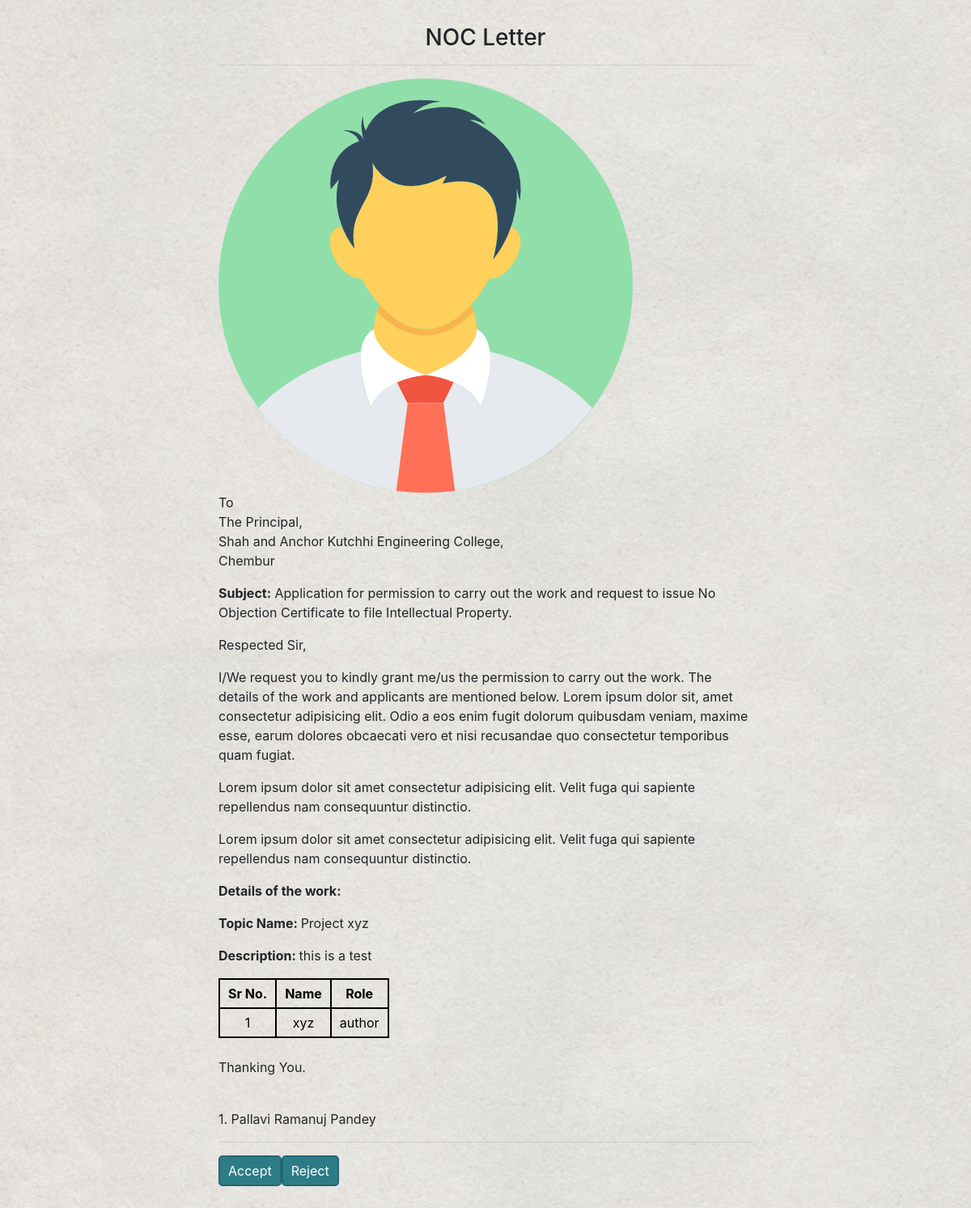
Page /admin/letter.php on the earlier database version.
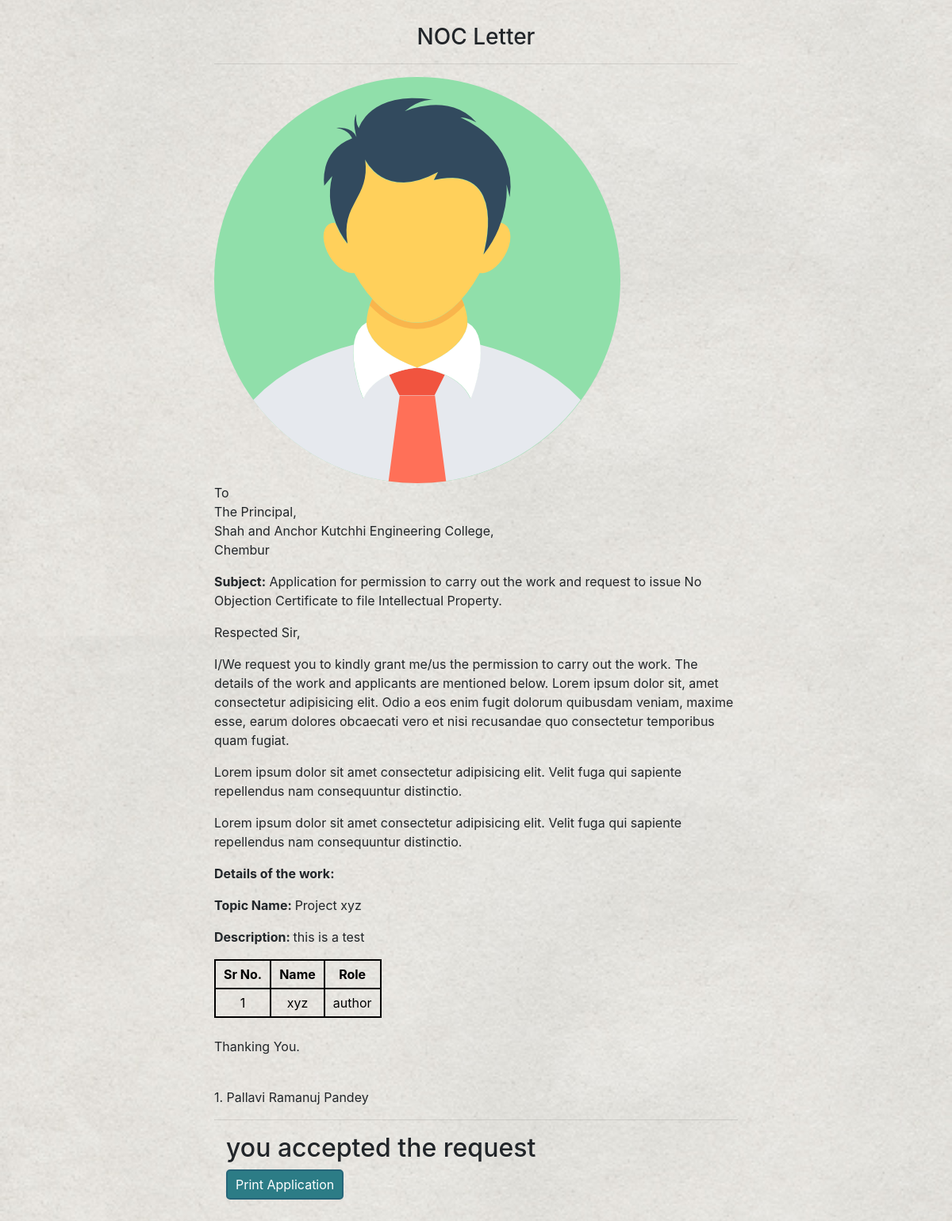
Same page on the later database version.
### tables this page shows
CREATE TABLE `ipr_copyrights` (
  `id` int(11) NOT NULL,
  `title` varchar(100) NOT NULL,
  `description` text NOT NULL,
  `diary_no` varchar(50) NOT NULL,
  `status` varchar(100) NOT NULL,
  `presenter` int(11) NOT NULL
);

CREATE TABLE `ipr_cp_applicant` (
  `id` int(11) NOT NULL,
  `cid` int(11) NOT NULL,
  `name` varchar(100) NOT NULL,
  `email` varchar(50) NOT NULL,
  `role` varchar(100) NOT NULL,
  `designation` varchar(100) NOT NULL
);

### admin/letter.php (the view, shortened to what this page needs)
<?php
require_once '../requirements.php';
$id = 0;
if ($_SERVER["REQUEST_METHOD"] == "POST" && isset($_POST['cpRecordId'])) {
    $id = $_POST['cpRecordId'];
} else {
    $id = 1;
}
?>
<!doctype html>
<html lang="en">
<head>
    <link rel="stylesheet" href="https://cdn.jsdelivr.net/npm/bootstrap@4.6.1/dist/css/bootstrap.min.css">
    <link rel="stylesheet" href="../css/noc.css?v=<?php echo time(); ?>">
</head>
<body>
    <?php
    $sql = "SELECT * FROM `ipr_copyrights` WHERE `id`=$id";
    $query = mysqli_query($conn, $sql);
    $row = mysqli_fetch_assoc($query);
    ?>
    <div class="main">
        <h3 style="text-align: center;">NOC Letter</h3>
        <hr>
        <div id="letter">
            <img src="../images/man.png" alt="">
            <p>To<br>
                The Principal,<br>
                Shah and Anchor Kutchhi Engineering College,<br>
                Chembur</p>
            <p><strong>Subject:</strong> Application for permission to carry out the work and request to issue No Objection
                Certificate
                to file Intellectual Property.</p>
            <p>Respected Sir,</p>
            <p>I/We request you to kindly grant me/us the permission to carry out the work. The details of the work and
                applicants are mentioned below. Lorem ipsum dolor sit, amet consectetur adipisicing elit. Odio a eos enim fugit dolorum quibusdam veniam, maxime esse, earum dolores obcaecati vero et nisi recusandae quo consectetur temporibus quam fugiat.</p>
                <p>Lorem ipsum dolor sit amet consectetur adipisicing elit. Velit fuga qui sapiente repellendus nam consequuntur distinctio.</p>
                <p>Lorem ipsum dolor sit amet consectetur adipisicing elit. Velit fuga qui sapiente repellendus nam consequuntur distinctio.</p>
            <strong>
                <p>Details of the work:</p>
            </strong>
            <strong>
                <p>Topic Name:
            </strong> <?php echo $row['title']; ?></p>
            <strong>
                <p>Description:
            </strong> <?php echo $row['description']; ?></p>
            <table class="table_applicant">
                <tr>
                    <th scope="col">Sr No.</th>
                    <th scope="col">Name</th>
                    <th scope="col">Role</th>
                </tr>
                <?php
                $sql = "SELECT * FROM `ipr_cp_applicant` WHERE `cid`=$id";
                $query = mysqli_query($conn, $sql);
                $i = 1;
                while ($rows = mysqli_fetch_assoc($query)) {
                ?>
                    <tr>
                        <td><?php echo $i++; ?></td>
                        <td><?php echo $rows['name']; ?></td>
                        <td><?php echo $rows['role']; ?></td>
                    </tr>
                <?php
                }
                ?>
            </table>
            <br>
            <p>Thanking You.</p><br>
            <p>1. Pallavi Ramanuj Pandey</p>
        </div>
        <hr>
        <div class="container">
            <div>
                <?php
                if ($row['status'] == "accepted") {
                ?>
                    <h2>you accepted the request</h2>
                    <button id="printApplication" class="btn" onclick="Letter.print()">Print Application</button>
                <?php
                } else if ($row['status'] == "rejected") {
                ?>
                    <h2>You rejected the request</h2>
                <?php
                } else {
                ?>
                    <div class="row">
                        <button id="acceptDialogue" class="btn">Accept</button>
                        <button id="rejectBtn" class="btn">Reject</button>
                    </div>
            </div>
        <?php } ?>
        </div>
    </div>
    </div>
</body>
</html>

### css/noc.css (style rules this page uses)
body { background-image: url(../images/bg1.jpg); height: 100vh; background-size: cover; background-position: center; }
.main { margin-left: 20%; margin-right: 20%; border: 1px black; padding: 30px; }
.table_applicant { color: rgb(0, 0, 0); }
.table_applicant, tr, th, td { padding: 5px 10px; text-align: center; border: 2px solid black; border-collapse: collapse; }
.btn { background-color: rgb(44, 124, 134); border-radius: 5px; border: 2px solid rgb(38, 101, 121); padding:5px 10px; color: rgb(255, 255, 255); text-decoration: none; bottom: 2px ; }

Differences in the rows shown:
changed ipr_copyrights "Project xyz": status "in progress" → "accepted" (drawn)
Other differences:
text no longer shown: "Accept Reject"
text now shown: "you accepted the request Print Application"
